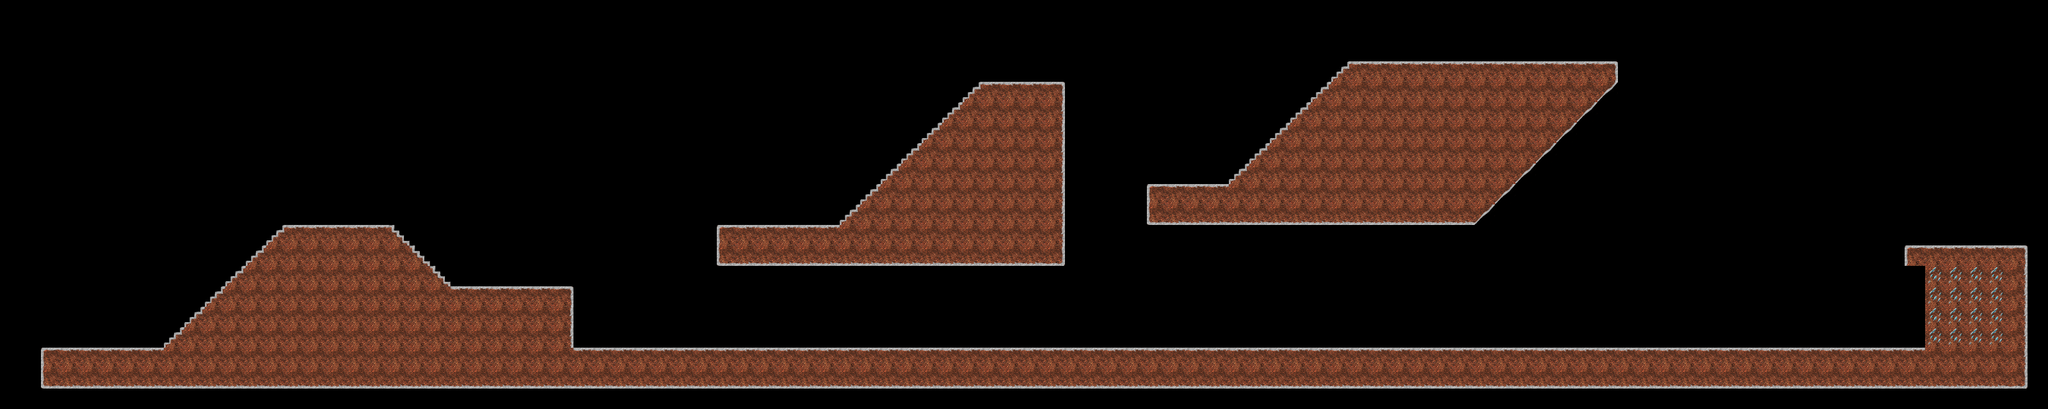

This game map was drawn from its Tiled (.tmx) file and the tilesets committed beside it. A one-line description and the trimmed map source follow:
An orthogonal 100x20 tile map with 32x32 px tiles, 2 tile layers (world, pub).

<map version="1.0" orientation="orthogonal" width="100" height="20" tilewidth="32" tileheight="32">
 <tileset firstgid="1" name="map_test_2" tilewidth="32" tileheight="32">
  <image source="map_test_2.png" width="256" height="256" />
  <tile id="0">
   <properties>
    <property name="solid" value="" />
   </properties>
  </tile>
  <tile id="1">
   <properties>
    <property name="solid" value="" />
   </properties>
  </tile>
  <tile id="2">
   <properties>
    <property name="solid" value="" />
   </properties>
  </tile>
  <tile id="3">
   <properties>
    <property name="solid" value="" />
   </properties>
  </tile>
  <tile id="8">
   <properties>
    <property name="solid" value="" />
   </properties>
  </tile>
  <tile id="9">
   <properties>
    <property name="solid" value="" />
   </properties>
  </tile>
  <tile id="10">
   <properties>
    <property name="solid" value="" />
   </properties>
  </tile>
  <tile id="11">
   <properties>
    <property name="solid" value="" />
   </properties>
  </tile>
  <tile id="36">
   <properties>
    <property name="rampUp" value="" />
   </properties>
  </tile>
  <tile id="37">
   <properties>
    <property name="rampDown" value="" />
   </properties>
  </tile>
  <tile id="48">
   <properties>
    <property name="pub" value="" />
   </properties>
  </tile>
 </tileset>
 <layer name="world" width="100" height="20">
  <data>[2000 cells, 502 non-empty, 11 distinct tile ids]</data>
 </layer>
 <layer name="pub" width="100" height="20">
  <data>[2000 cells, 16 non-empty, 1 distinct tile ids]</data>
 </layer>
</map>